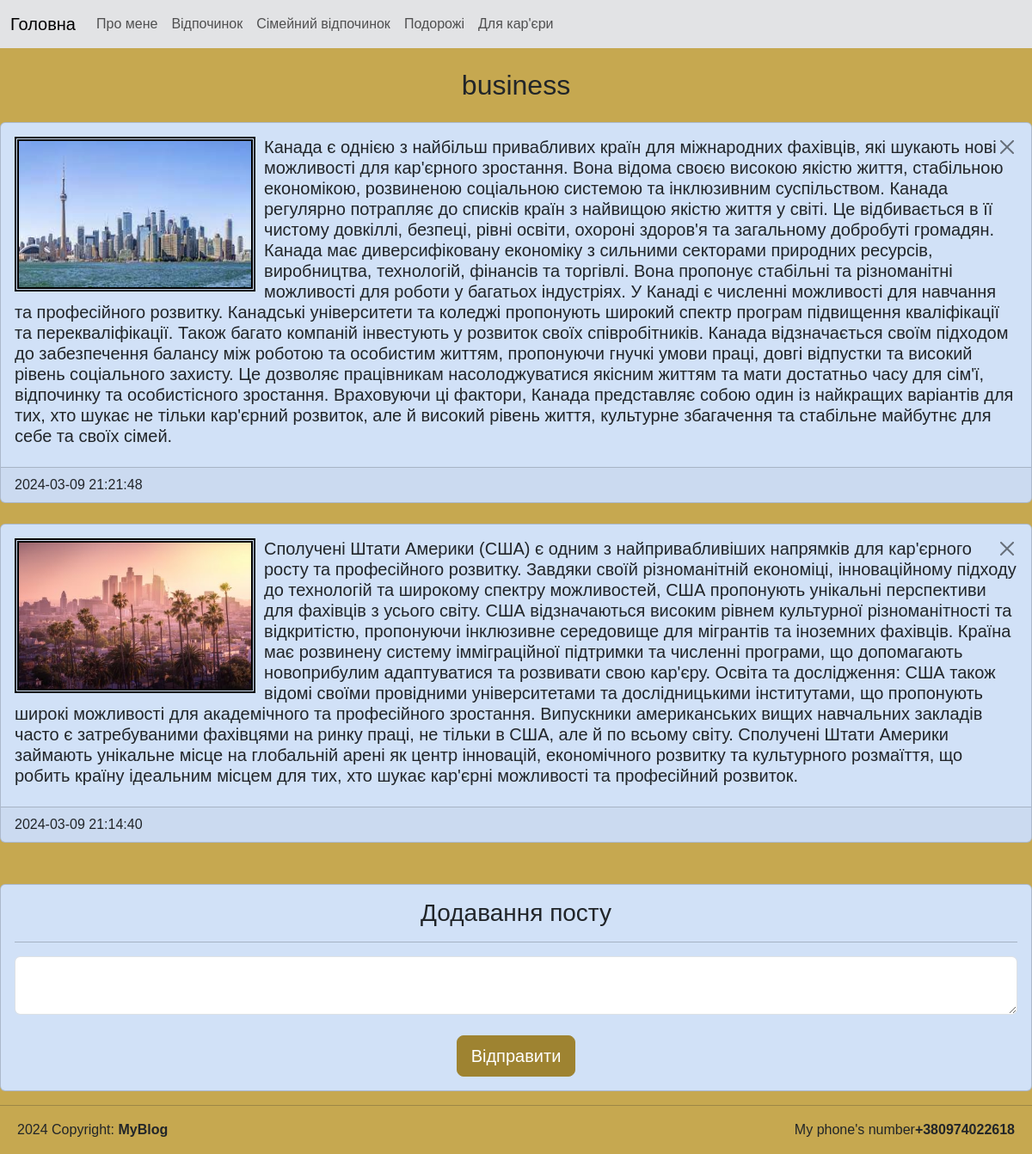
The app's page /post/category/business with its own data.
### tables this page shows
CREATE TABLE category(
	category_id INTEGER PRIMARY KEY AUTOINCREMENT,
	category_name TEXT
	);

CREATE TABLE post(
	post_id INTEGER PRIMARY KEY AUTOINCREMENT,
	category_id INTEGER NOT NULL,
	post_text TEXT,
	post_datetime TEXT NOT NULL DEFAULT CURRENT_TIMESTAMP,
	FOREIGN KEY (category_id) REFERENCES category(category_id)
ON UPDATE CASCADE ON DELETE CASCADE 	
);

### main.py (the view)
@app.route('/post/category/<category_name>', methods=["GET", "POST"])
def post_category(category_name):
    category_id = db.getIdByCategory(category_name)
    if request.method == "GET":
        posts = db.getPostsByCategory(category_name)
    if request.method == "POST":
        db.addPost(request.form["category_id"], request.form["post"])
        posts = db.getPostsByCategory(category_name)
        return redirect(f"/post/category/{category_name}")
    return render_template("post_category.html",category_name=category_name,
    category_id=category_id,
    posts=posts)

### db_scripts.py (called while the page is built)
def open():
    global connection, cursor
    connection = sqlite3.connect(db_name)
    cursor = connection.cursor()

def close():
    cursor.close()
    connection.close()

def getIdByCategory(category_name):
    open()
    cursor.execute(''' SELECT category_id FROM category WHERE category_name = (?)
    ''',[category_name])
    category_id = cursor.fetchone()[0]
    close()
    return category_id

def getPostsByCategory(category_name):
    open()
    cursor.execute('''
        SELECT * FROM post, category WHERE category_name = (?)
        AND post.category_id = category.category_id
        ORDER BY post_datetime  DESC

     ''', [category_name])
    posts = cursor.fetchall()
    close()
    return posts

### templates/post_category.html (shortened to what this page needs)
{% extends "index.html" %}
{%block content%}
<h2 class="my-4 ms -3 category-header">{{category_name}}</h2>
<section class="category_content">
    <div>
        {%for post in posts%}
        <div class="card my-4 bolder">
          <div class="card-body">
            <a href="/post/delete/{{post[0]}}/{{category_name}}" onclick="return confirm('Видалити пост?')">          <button  type="button" class="btn-close" data-bs-dismiss="alert" aria-label="Close" style="float: right"></button>
            </a>
              <image class="post-image" src="/static/{{post[0]}}.jpg" alt="{{post[0]}}" width="280px" height="180px">
              <h5 class="card-title">{{post[2]}}</h5>
          </div>
          <footer class="card-footer">{{post[3]}}</footer>
        </div>
        {%endfor%}
        </div>
        <div class="card mt-5 bolder">
            <div class="card-body">
              <div class="add">
                <h3 class="card-title">Додавання посту</h3>
              </div>
              <hr>
              <form method="POST">
                  <textarea name="post" class="form-control post-input"></textarea><br>
                  <div class="add"><input type="submit" class="btn btn-primary btn-lg go" value="Відправити"></div>
              </form>
            </div>
          </div>
</section>
{% endblock %}

### static/style.css (style rules this page uses)
body { background-color: rgb(198, 168, 80); font-family: Arial, Helvetica, sans-serif; }
.post-image { float: left; border: 5px double black; margin-right: 10px; }
.category-header { font-size: xx-large; font-family: Impact, Haettenschweiler, 'Arial Narrow Bold', sans-serif; text-align: center; }
.post-input { font-size: large; }
.add { text-align: center; }
.go { background-color: rgb(158, 131, 49); border-color: rgb(158, 131, 49); }
.bolder { background-color: rgb(209, 225, 247); }

### records on screen
category: category_name "business"
post: shows a picture, post_text "Канада є однією з найбільш привабливих країн для міжнародних фахівців, які шукають нові можливості для кар'єрного зростання. Вона відома своєю високою якістю життя, стабільною економікою, розвиненою соціальною системою та інклюзивним суспільством. Канада регулярно потрапляє до списків країн з найвищою якістю життя у світі. Це відбивається в її чистому довкіллі, безпеці, рівні освіти, охороні здоров'я та загальному добробуті громадян. Канада має диверсифіковану економіку з сильними секторами природних ресурсів, виробництва, технологій, фінансів та торгівлі. Вона пропонує стабільні та різноманітні можливості для роботи у багатьох індустріях. У Канаді є численні можливості для навчання та…", post_datetime "2024-03-09 21:21:48"
post: shows a picture, post_text "Сполучені Штати Америки (США) є одним з найпривабливіших напрямків для кар'єрного росту та професійного розвитку. Завдяки своїй різноманітній економіці, інноваційному підходу до технологій та широкому спектру можливостей, США пропонують унікальні перспективи для фахівців з усього світу. США відзначаються високим рівнем культурної різноманітності та відкритістю, пропонуючи інклюзивне середовище для мігрантів та іноземних фахівців. Країна має розвинену систему імміграційної підтримки та численні програми, що допомагають новоприбулим адаптуватися та розвивати свою кар'єру. Освіта та дослідження: США також відомі своїми провідними університетами та дослідницькими інститутами, що пропонують…", post_datetime "2024-03-09 21:14:40"
